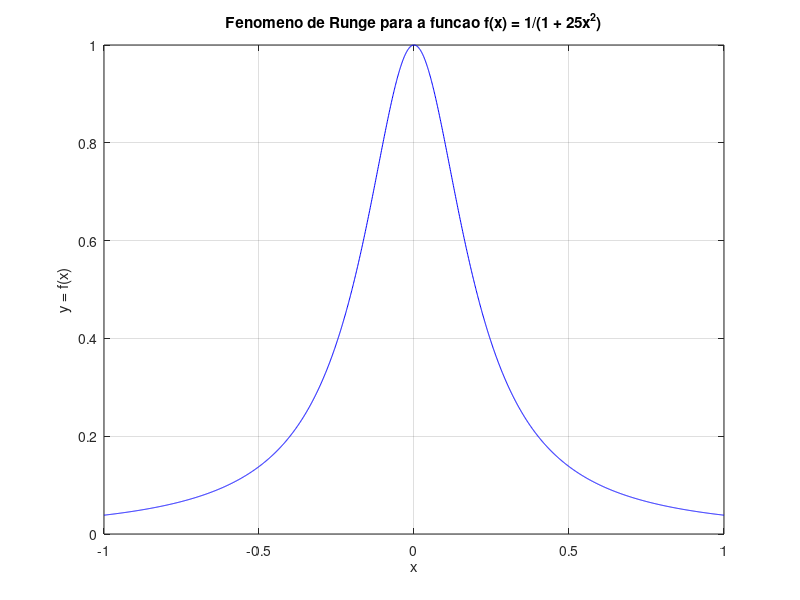

Reproduce this figure in MATLAB. (Note: this script raises an error after producing the figure.)
% Estilos usados para plotar diferentes curvas no mesmo graficos
estilos = {'b-', 'g-', 'r-', 'c-', 'm-', 'k-', 'y-'};

f = @(x) (1 ./ (1 + 25 * x.^2));
% a e b sao extremos do intervalo
a = -1;
b = 1;

% dt eh o passo usado para o plot
dt = 0.001;
xq = (a:dt:b)';
yq = f(xq);

% Plota o grafico de f(x)
plot(xq, yq, estilos{1});
xlabel('x');
ylabel('y = f(x)');
title('Fenomeno de Runge para a funcao f(x) = 1/(1 + 25x^2)');
grid on;
hold on;

% legs guarda as legendas das curvas f(x),p_1(x),p_2(x),...,p_16(x)
legs = cell(0);
legs{1} = 'f(x)';

% Vamos usar N=2^0,2^1,2^2,2^3,2^4
for i=0:4
    n = 2^i;
    
    % Igualmente espacado com n divisoes (e n+1 pontos)
    h = (b - a) / n;
    x = (a:h:b)';
    y = f(x);
    T = TabelaDiferencasDivididas(x, y);
    yq = InterpolacaoFormaNewton(T(1,:), x, xq);
    
    plot(xq, yq, estilos{i+2});
    legs{i+2} = sprintf('p_{%d}(x)', n);
end

legend(legs);

print -dpng -r400 rungedemo.png;

figure;

maxN = 20;
eMax = zeros(maxN, 1);
% Calcula max|f(x) - p_N(x)|, com x no intervalo [-1,1]
for N=1:maxN
    h = (b - a) / N;
    x = (a:h:b)';
    y = f(x);
    T = TabelaDiferencasDivididas(x, y);
    yq = InterpolacaoFormaNewton(T(1,:), x, xq);
    
    eMax(N) = max(abs(f(xq) - yq));
end

% Encontra o minimo dos eMax's
[minEMax, indexMinEMax] = min(eMax);

% Plota grafico de como varia E(n) com n
plot(1:maxN, eMax);
hold on;
plot(indexMinEMax, minEMax, 'r*');
ylabel('max(|f(x)-p_n(x)|)');
xlabel('n (grau do polinomio interpolador)');
title(sprintf('max(|f(x) - p_n(x)|) no intervalo [%g,%g]', a,b));
grid on;

print -dpng -r400 errorunge.png;